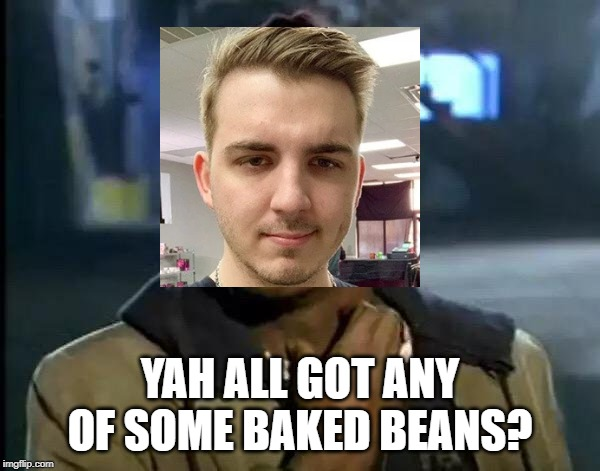
#> input picture 03-MemesGifs/beans.jpg, 600 x 471 px
$ python bewerk_afbeelding.py
#> lines starting #> are read from the running program, lines starting #| are printed output that depends on the picture
from PIL import Image

afbeelding = Image.open("beans.jpg")
#> afbeelding is the input picture: PIL image 600x471 RGB; mean R, G, B 97.4, 97.5, 95.9

breedte = afbeelding.width
#> breedte = 600
hoogte = afbeelding.height
#> hoogte = 471

helft_breedte = afbeelding.width // 2
#> helft_breedte = 300
helft_hoogte = afbeelding.height // 2
#> helft_hoogte = 235

nieuwe_afmeting = (helft_breedte, helft_hoogte)
#> nieuwe_afmeting = (300, 235)
kleinere_afbeelding = afbeelding.resize(nieuwe_afmeting)
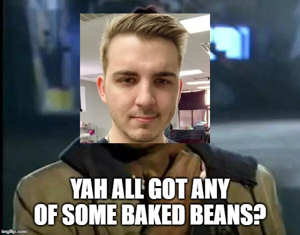
#> kleinere_afbeelding: PIL image 300x235 RGB; mean R, G, B 97.2, 97.3, 95.8
kleinere_afbeelding.save("beans_klein.jpg")
afbeelding.show("beans_klein.jpg")


$ run again, with 03-MemesGifs/achtergrond.jpg copied over 03-MemesGifs/beans.jpg
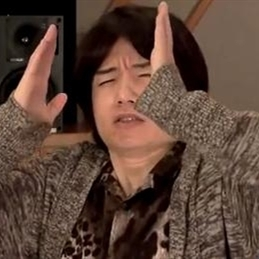
#> input picture 03-MemesGifs/achtergrond.jpg, 259 x 259 px
#> afbeelding is the input picture: PIL image 259x259 RGB; mean R, G, B 92.3, 68.1, 56.3
#> `kleinere_afbeelding = afbeelding.resize(nieuwe_afmeting)`:
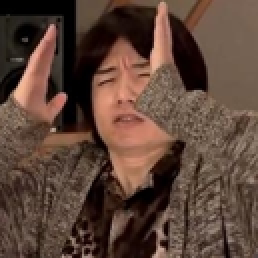
#> kleinere_afbeelding: PIL image 129x129 RGB (shown 2 times larger); mean R, G, B 92.3, 68.1, 56.4
